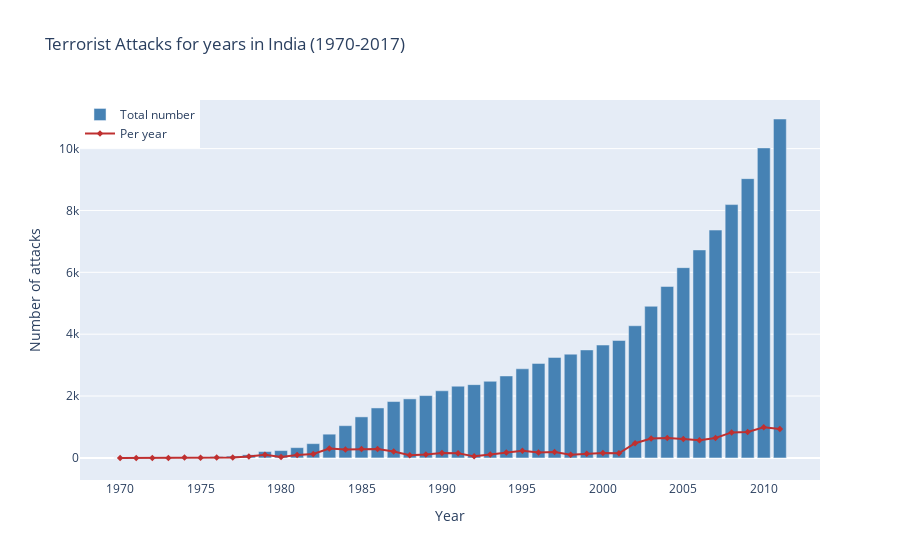

Notebook code for this chart:
### Markdown cell above
Let's look more scrutiny at the number of terrorist attacks each year in India

### Code cell
t1 = go.Bar(
    x = t_years,
    y = t_peryear.cumsum(),
    name = 'Total number',
    marker=dict(
        color='steelblue'
    )
)
t2 = go.Scatter(
    x = t_years,
    y = t_peryear,
    name = 'Per year',
    mode = 'lines+markers',
    marker = dict(
        size = 5,
        symbol = 'diamond',
        color='#BF3030',
    ),
    line = dict(
        width = 2,
        color='#BF3030',
    ),
)
layout = go.Layout(
    title = 'Terrorist Attacks for years in India (1970-2017)',
    barmode='group',
    xaxis = dict(
        title = 'Year',
    ),
    yaxis = dict(
        title = 'Number of attacks',
    ),
    legend=dict(
        x=0,
        y=1
    )
)
data = [t1, t2]
fig = dict(data = data, layout = layout)
iplot(fig)

### Figure 1 — Plotly figure (JSON) as saved in the notebook; plotly's stock layout.template omitted (floating-point values rounded to 4 significant figures)
{"data": [{"marker": {"color": "steelblue"}, "name": "Total number", "type": "bar", "x": [1970, 1971, 1972, 1973, 1974, 1975, 1976, 1977, 1978, 1979, 1980, 1981, 1982, 1983, 1984, 1985, 1986, 1987, 1988, 1989, 1990, 1991, 1992, 1993, 1994, 1995, 1996, 1997, 1998, 1999, 2000, 2001, 2002, 2003, 2004, 2005, 2006, 2007, 2008, 2009, 2010, 2011, 2012, 2013, 2014, 2015, 2016], "y": [1, 2, 3, 4, 21, 30, 45, 58, 100, 204, 237, 332, 461, 767, 1042, 1326, 1615, 1822, 1908, 2015, 2170, 2319, 2369, 2477, 2650, 2881, 3055, 3248, 3354, 3491, 3649, 3797, 4273, 4902, 5543, 6151, 6724, 7366, 8190, 9029, 10022, 10957]}, {"line": {"color": "#BF3030", "width": 2}, "marker": {"color": "#BF3030", "size": 5, "symbol": "diamond"}, "mode": "lines+markers", "name": "Per year", "type": "scatter", "x": [1970, 1971, 1972, 1973, 1974, 1975, 1976, 1977, 1978, 1979, 1980, 1981, 1982, 1983, 1984, 1985, 1986, 1987, 1988, 1989, 1990, 1991, 1992, 1993, 1994, 1995, 1996, 1997, 1998, 1999, 2000, 2001, 2002, 2003, 2004, 2005, 2006, 2007, 2008, 2009, 2010, 2011, 2012, 2013, 2014, 2015, 2016], "y": [1, 1, 1, 1, 17, 9, 15, 13, 42, 104, 33, 95, 129, 306, 275, 284, 289, 207, 86, 107, 155, 149, 50, 108, 173, 231, 174, 193, 106, 137, 158, 148, 476, 629, 641, 608, 573, 642, 824, 839, 993, 935]}], "layout": {"barmode": "group", "legend": {"x": 0, "y": 1}, "title": {"text": "Terrorist Attacks for years in India (1970-2017)"}, "xaxis": {"title": {"text": "Year"}}, "yaxis": {"title": {"text": "Number of attacks"}}}}
